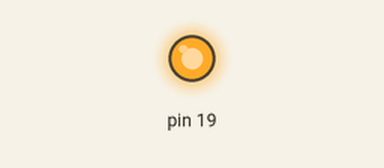
The program below on a simulated Raspberry Pi (header pin numbers). Shown: output pins drawn as LEDs (lit = HIGH). The camera gives no picture and a still takes 0.5 s. At 5.5 s the program stops and its outputs stay as they are.

Above: at 0.1 s.
At 5.6 s:
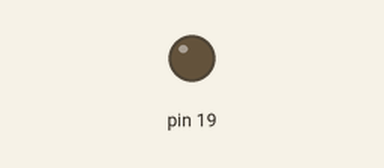
Timing chart, 0 to 7.0 s (numbered marks = the images above):
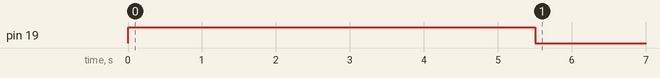

Measured:
- by itself, pin 19: LOW → HIGH at 0.00 s, → LOW 5.5 s later

The program:

noir_camera.py
```python
import RPi.GPIO as GPIO

import time
import picamera

GPIO.setmode(GPIO.BOARD)
GPIO.setup(19, GPIO.OUT)

GPIO.output(19, GPIO.HIGH)

with picamera.PiCamera() as camera:
    camera.start_preview()
    time.sleep(5)
    camera.capture('/home/pi/Desktop/test.jpg')
    camera.stop_preview()

GPIO.output(19, GPIO.LOW)
```
